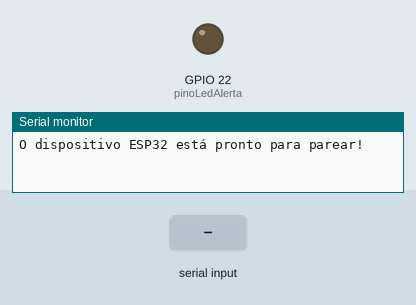
Recording of a sketch running on a simulated ESP32. Shown: output pins drawn as LEDs (lit = HIGH), the last lines printed to the serial monitor. Inputs (shaded band) come from the test bench. Nothing arrives over Bluetooth unless stated.

Above: at 1.2 s.
1.3 s: "A" received over the second serial link
At 1.8 s:
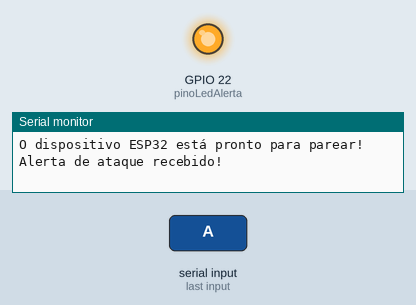
Timing chart, 0 to 4.3 s (numbered marks = the images above; inputs shaded):
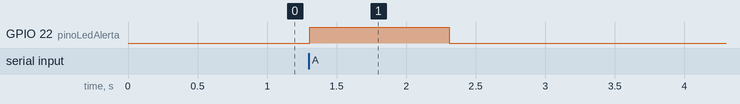

The sketch:

C_digo_esp.ino
```cpp
#include "BluetoothSerial.h"

// Cria um objeto para a comunicação Bluetooth Serial
BluetoothSerial SerialBT;

// Se você tiver um LED, conecte a perna longa no pino 22 e a curta no GND
const int pinoLedAlerta = 22;

void setup() {
  // Inicia a comunicação serial com o computador
  Serial.begin(115200);

  // inicia o Bluetooth do ESP32 com um nome visível
  SerialBT.begin("esp32_alerta_ovelhas");

  Serial.println("O dispositivo ESP32 está pronto para parear!");

  pinMode(pinoLedAlerta, OUTPUT);
  digitalWrite(pinoLedAlerta, LOW); // Garante que o LED comece desligado
}

void loop() {
  // Verifica se há alguma mensagem chegando via Bluetooth
  if (SerialBT.available()) {
    // Lê o caractere recebido
    char comandoRecebido = SerialBT.read();

    // Se o comando for 'A' (de "Ataque" ou "Alerta", enfim), aciona o alerta
    if (comandoRecebido == 'A') {
      Serial.println("Alerta de ataque recebido!");
      digitalWrite(pinoLedAlerta, HIGH); // Liga o LED/Buzzer
      delay(1000); //1 segundo de carga
      digitalWrite(pinoLedAlerta, LOW);  // desliga o LED
    }
  }

  // Pequeno delay para não sobrecarregar o processador
  delay(20);
}
```

Measured:
- after the input at 1.3 s, GPIO 22 (pinoLedAlerta): LOW → HIGH at once, → LOW 1.0 s later
